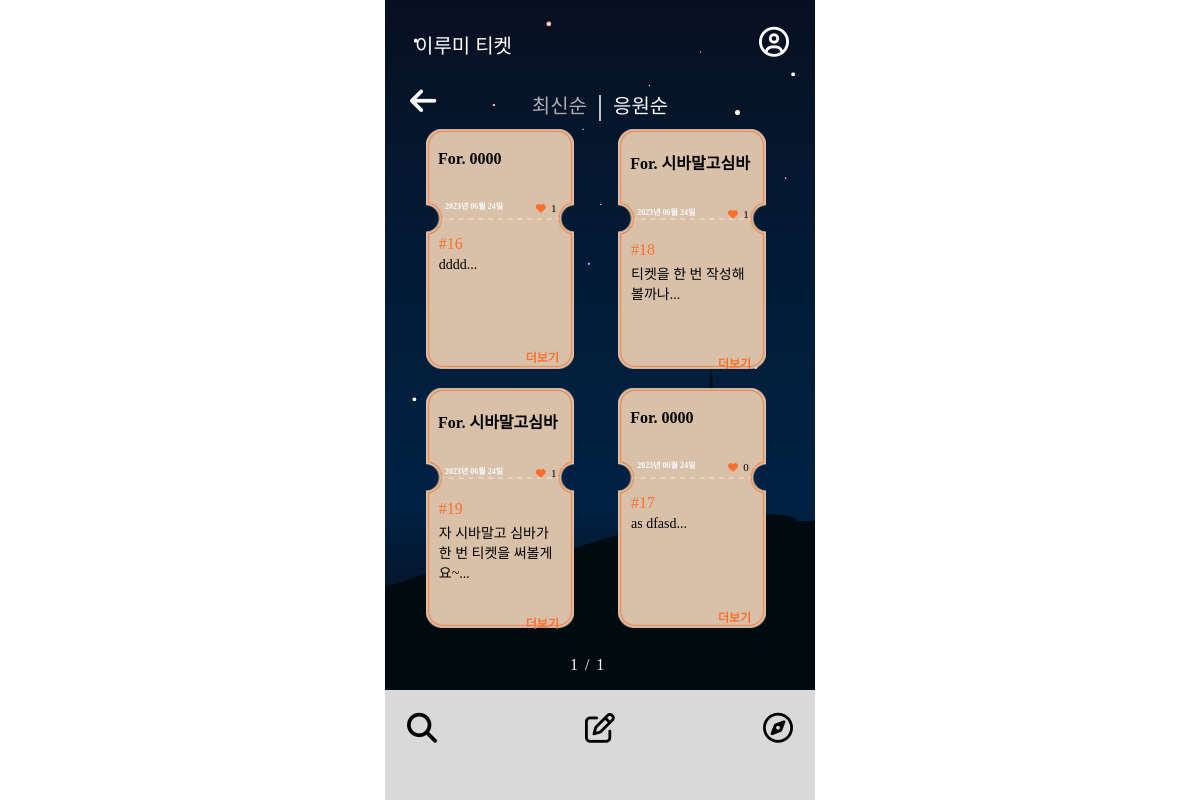
The page /ticketlistpop/ on the database its author committed.
### mainpage/models.py (models this page shows, shortened)
class Ticket(models.Model):
    writer = models.ForeignKey(User, null=False, blank=False, on_delete=models.CASCADE)
    pub_date = models.DateTimeField()
    body = models.TextField()
    like = models.ManyToManyField(User, related_name='likes', blank=True)
    like_count = models.PositiveIntegerField(default=0)
    def summary(self):
        return self.body[:40]

### accounts/models.py (models this page shows)
class Profile(models.Model):
    user = models.OneToOneField(User, on_delete=models.CASCADE)
    nickname = models.TextField(max_length=10)

### mainpage/views.py (the view)
# urls.py: path('ticketlistpop/', ticketlistpop, name="ticketlistpop"),
def ticketlistpop(request):
    ticket_list = Ticket.objects.order_by('-like_count')
    paginator = Paginator(ticket_list, 4)
    page = request.GET.get('page')
    tickets = paginator.get_page(page)
    return render(request, 'mainpage/ticketlistpop.html', {'tickets':tickets})

### mainpage/templates/mainpage/ticketlistpop.html (shortened to what this page needs)
{% extends 'base.html' %}
{% block content %}
        <head>
            <link rel="stylesheet" href="/static/css/ticketlistnew.css">
        </head>
<body>
<div class="wallpaper">
    <section class="first">
        <div class="backk">
            <a class="back" href="{% url 'mainpage:mainpage' %}"><i class="fa-solid fa-arrow-left" style="color: #FAFBFD;"></i></a>
        </div>
        <div class="buttons">
        <a class="recently2" href="{% url 'mainpage:ticketlistnew' %}">최신순</a>
        <span class="stick">|</span>
        <a class="active2" href="{% url 'mainpage:ticketlistpop' %}">응원순</a>
        </div>
    </section>
    <div class="container">
        <div class="card_container">
        {% for ticket in tickets %}
            <div class="card">
                <div class="card-body">
                    <h4 class="card-subtitle mb-2 text-muted card-nickname">For. {{ticket.writer.profile.nickname}}</h4>
                    <h4 class="date">{{ ticket.pub_date|date:"Y년 m월 d일" }}</h4>
                    <h4 class="like"><i class="fa-solid fa-heart" style="color: #f8702c;"></i><a class="like_count">{{ticket.like_count}}</a></h4>
                    <h4 class="number"> #{{ticket.id}} </h4>
                    <h4 class="card-text">{{ticket.summary}}... </h4>
                    <a href="{%url 'mainpage:detail' ticket.id %}" class="more">더보기</a>
                </div>
            </div>
        {% endfor %}
        <div class="order">
            <span>{{tickets.number}}</span>
            <span class="stand">/</span>
            <span>{{tickets.paginator.num_pages}}</span>
        </div>
        </div>
</div>
<div>
    <nav class="footer-container">
        <ul class="icons">
            <li><a href="{% url 'mainpage:ticketlistnew' %}"><i class="fa-solid fa-magnifying-glass" style="color: #000000;"></i></a></li>
            <li><a href="{% url 'mainpage:new' %}"><i class="fa-regular fa-pen-to-square" style="color: #000000;"></i></a></li>
            <li><a href="{% url 'qnapage:qnalistrecent' %}"><i class="fa-regular fa-compass" style="color: #000000;"></i></a></li>
        </ul>
    </nav>
</div>
</div>
</body>
{% endblock %}

### Lumiticket/static/css/base.css (style rules this page uses)
body { display: flex; justify-content: center; align-items: center; width: 100vw; height: 100vh; margin: 0%; }
.wallpaper { position: relative; max-width: 430px; width: 100%; height: 100vh; background-size: cover; background-image: url('image/배경.png'); background-repeat: no-repeat; }
.footer-container { position: absolute; bottom: 0; left: 0; right: 0; margin: 0; padding: 10px; background-color:#D9D9D9; list-style-type: none; height: 90px; }
.icons { list-style: none; display: flex; margin: 0; padding-left: 0; justify-content: space-between; font-size: 30px; }
.icons li { padding: 12px; margin: 0; justify-content: space-between; }

### Lumiticket/static/css/ticketlistnew.css (style rules this page uses)
.wallpaper { max-width: 430px; width: 100%; height: 100vh; background-size: cover; background-image: url('image/bgimage.png'); background-repeat: no-repeat; overflow: hidden; background-position: center; position: absolute; top: 50%; left: 50%; transform: translate(-50%, -50%); }
.backk { display: flex; position: absolute; justify-content: flex-start; font-size: 30px; list-style-type: none; text-decoration: none; margin-left: 25px; margin-top: 85px; z-index: 10000; }
.buttons { display: flex; align-items: center; position: fixed; top: 80px; list-style-type: none; text-decoration: none; justify-content: center; width:100%; }
.recently2 { color:#AEAEAE; font-size: 20px; list-style-type: none; text-decoration: none; font-family: 'DONGGUK UNIVERSITY'; margin: 10px; }
.stick { color: #FAFBFD; font-size: 30px; }
.active2 { color:#FAFBFD; font-size: 20px; list-style-type: none; text-decoration: none; font-family: 'DONGGUK UNIVERSITY'; margin: 10px; }
.order { color: #FAFBFD; display: flex; justify-content: center; font-family: 'DONGGUK UNIVERSITY'; top: 82%; position: fixed; left:43%; }
.stand { margin-right: 7px; margin-left: 7px; }
.card { background-image: url('image/ticket.png'); background-repeat: no-repeat; background-size: contain; height: 15rem; position: relative; width: 35%; flex-basis: calc(44% - 15px); margin-left: 18px; margin-bottom: 1.2rem; }
.card_container { display: flex; flex-direction: row; margin-top: calc(30% + 0px); justify-content: center; flex-wrap: wrap; max-height: calc(100vh - 300px); overflow-y: auto; padding-bottom: 50px; align-content: flex-start; }
.container { height: calc(100vh - 110px); }
.card-body { position: relative; color:black; font-family: 'DONGGUK UNIVERSITY'; list-style-type: none; text-decoration: none; align-items: center; margin-top: 4%; }
section.first { overflow: hidden; position: fixed; width: 100%; height: 20%; }
.card-nickname { color: black; margin-left: 7%; font-weight: bold; }
.date { color: #FAFBFD; font-size: 0.5rem; margin-left: 1.2rem; margin-top: 2rem; }
.fa-heart { font-size: 10px; margin-left: 110px; margin-right: 3%; }
.like { display: flex; align-items: center; margin-top: -20px; }
.like_count { font-size: 11px; font-weight: 100; }
.number { color: #F8702C; font-weight: 100; margin-left: 13px; margin-bottom: -15px; }
.card-text { margin-left: 13px; margin-right: 38px; font-size: 14px; font-weight: 100; height: 80px; }
.more { list-style-type: none; text-decoration: none; color: #F8702C; font-size: 12px; margin-left: 100px; display: flex; margin-top: -7px; font-weight: bold !important; }

### rows shown on the page
Ticket: writer.profile.nickname "0000", pub_date "2023년 06월 24일", like_count "1", id "16", summary "dddd"
Ticket: writer.profile.nickname "시바말고심바", pub_date "2023년 06월 24일", like_count "1", id "18", summary "티켓을 한 번 작성해볼까나"
Ticket: writer.profile.nickname "시바말고심바", pub_date "2023년 06월 24일", like_count "1", id "19", summary "자 시바말고 심바가 한 번 티켓을 써볼게요~"
Ticket: writer.profile.nickname "0000", pub_date "2023년 06월 24일", like_count "0", id "17", summary "as dfasd"

### other values the page prints
{{ tickets.number }} "1"
{{ tickets.paginator.num_pages }} "1"
